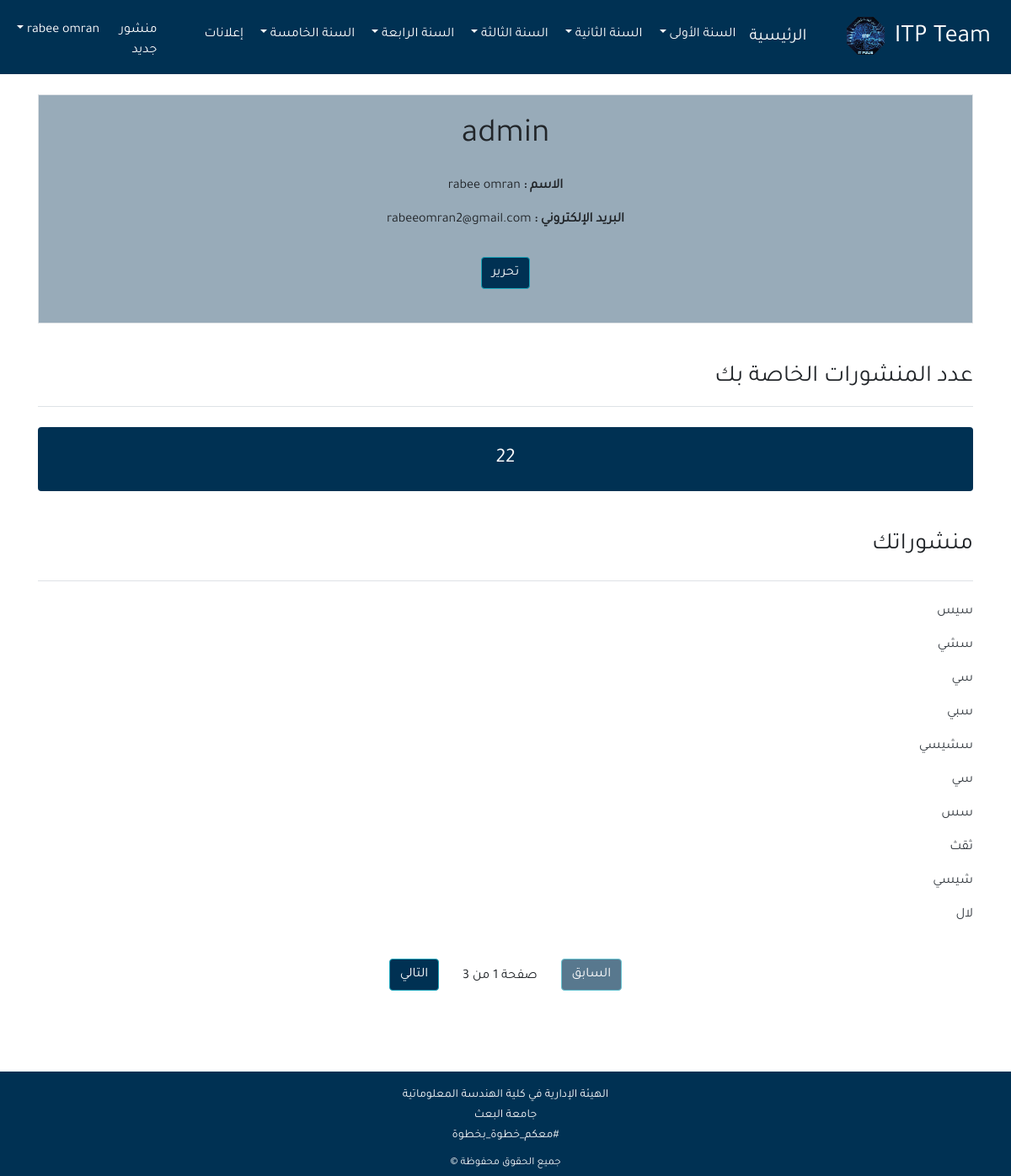
/profile/ (signed in), run on the app's committed database.
### app/models.py (models this page shows, shortened)
class Post(models.Model):
    owner = models.ForeignKey(User, related_name='post_owner', on_delete=models.CASCADE,)
    subject = models.ForeignKey(Subject, related_name='subject_c', on_delete=models.CASCADE,)
    content = models.CharField(max_length=150)
    url = models.URLField()
    subject_type = models.CharField(max_length=15, choices=SUBJECT_TYPE)
    post_type = models.CharField(max_length=15, choices=POST_TYPE)
    updated_at = models.DateTimeField(auto_now=True)
    created_at = models.DateTimeField(auto_now_add=True)
    class Meta:
        ordering = ('-created_at',)

### app/views.py (the view)
# urls.py: path('profile/', views.profile, name="profile"),
@login_required(login_url='login')
def profile(request):
    posts = Post.objects.filter(owner=request.user)
    post_list = Post.objects.filter(owner=request.user)
    paginator = Paginator(post_list, 10)
    page = request.GET.get('page')
    num =  Post.objects.filter(owner=request.user).count()
    try:
        post_list = paginator.page(page)
    except PageNotAnInteger:
        post_list = paginator.page(1)
    except EmptyPage:
        post_list = paginator.page(paginator.num_pages)
    return render(request, 'profile.html', {
        "title": "الملف الشخصي",
        "posts": posts,
        'page': page,
        'num': num,
        'post_list': post_list,
    })

### app/templatetags/post_tag.py (called while the page is built)
@register.inclusion_tag('dropdown.html')
def dropdown():
      year_1 = Subject.objects.filter(year_num__year=1,session=SESSION_NUM1)
      year_2 = Subject.objects.filter(year_num__year=2 ,session=SESSION_NUM1)
      year_3 = Subject.objects.filter(year_num__year=3,session=SESSION_NUM1)
      year_4 = Subject.objects.filter(year_num__year=4,session=SESSION_NUM1)
      year_5 = Subject.objects.filter(year_num__year=5,session=SESSION_NUM1)
      context = {
        'year_1':year_1,
         'year_2':year_2,
          'year_3':year_3,
          'year_4':year_4,
           'year_5':year_5
          }
      return context

### app/templates/profile.html (shortened to what this page needs)
{% extends 'base.html'%}
 {%block content%}
 <div class="col-md-12 mt-5">
<div class="border p-4 mb-5  "  style="background-color: #00305367;">
<div class="row">
    <div class="col-md-12  text-center">
        <h1 class="mb-4">{{user.username}}</h2>
        <P class ="font-weight-bold">الاسم : <SPAN class ="font-weight-normal">{{user.first_name}} {{user.last_name}}</SPAN></P>
        <P class ="font-weight-bold">البريد الإلكتروني : <SPAN class ="font-weight-normal">{{user.email}}</SPAN></P>
    </div>
    <div class="col-md-12 mx-auto text-center">
        <div class="mt-3">
            <a class ="btn btn-info  mb-3"  style="background-color: #003153;" href="{% url 'profile_update' %}">  تحرير</a>
        </div>
       </div>
</div>
</div>
<div class="row mb-5">
    <div class="col-md">
    <h3 class="border-bottom  pb-3 mb-4"  >عدد المنشورات الخاصة بك </h3>
        <h4 class=" rounded  text-center p-4 text-light"  style="background-color: #003153;">
            {{num}}
 <h3 class="border-bottom  mb-4 pb-4 pb-3 mt-5">منشوراتك</h3>
        {% for post in post_list %}
   <ul class="p-0">
            <a  style=" text-decoration: none;" href="{% url 'subject_page' post.subject.id %}" class="text-dark">
                {% if post.content|length > 40%}
    {{post.content|slice:'40'}}.....
    {% else %}
    {{post.content}}
  </a>
        </ul>
{% endif %}
      {% endfor %}
{% include 'pagination.html' with page=post_list %}
</div>
</div>
     {%endblock%}

### app/templates/base.html (shortened to what this page needs)
{%load static%}
{%load post_tag%}
{% load bootstrap4 %}
<!DOCTYPE html>
<html lang="ar">
<head>
    <link rel="stylesheet" href="{% static 'css/bootstrap.min.css' %}">
    <link rel="stylesheet" href="{% static 'css/main.css' %}">
</head>
<body>
<header>
    <nav class=" navbar  navbar-expand-lg navbar-dark  fixed-top" style="background-color: #003153;" >
 <a class="navbar-brand mr-2 "   style=" font-size:30px;" href="{% url 'home' %}">ITP Team
     <img class="rounded mr-1" src="{% static 'images/logo.png' %}" width="45px" alt="Tgrebte" >
    </a>
  <div class="collapse navbar-collapse" id="navbarSupportedContent">
    <ul class="navbar-nav ">
      <li class="nav-item active">
        <a class="nav-link" href="{% url 'home' %}" style="font-size: 20px;">الرئيسية <span class="sr-only">(current)</span></a>
      </li>
      {% dropdown %}
      <li class="nav-item active">
        <a class="nav-link" href="{% url 'advertising' %}">إعلانات <span class="sr-only">(current)</span></a>
      </li>
    </ul>
     {% if user.is_authenticated %}
                <ul class="navbar-nav mr-auto">
                  <a class=" pt-3 nav-link active " href="{% url 'add_post' %}">منشور جديد</a>
                <li>
                  <div class="dropdown nav-link active">
                    <a href="#" class=" nav-link dropdown-toggle" data-toggle="dropdown">
                      {{request.user.first_name}}  {{request.user.last_name}}
                    </a>
                </li>
                </ul>
                {% else %}
                <ul class="navbar-nav mr-auto">
                    <li class="nav-item"><a class="nav-link" href="{% url 'login' %}">خاص بالفريق</a></li>
                </ul>
                {% endif %}
  </div>
</nav>
</header>
<section>
   <div class="container pt-3">
        <div class="row mt-5 ">
  {% block content %}
     {% endblock content %}
    </div>
        </div>
   </div>
</section>
<footer  style="background-color: #003153;">
    <div class="container-fluid">
         <div class="row">
           <div class="col-md ">
              <div class="col mx-auto">
         <div class="ol-md text-center pt-3">
          <small class="text-light " style="font-size: 14px;">
            الهيئة الإدارية في كلية الهندسة المعلوماتية   </small><br>
          <small class="text-light " style="font-size: 14px;">     جامعة البعث   </small><br>
          <small class="text-light " style="font-size: 14px;">     #معكم_خطوة_بخطوة   </small>
         </div>
         </div>
         <div class="col mx-auto">
          <div class="col-md text-center pt-1">
        </div>     </div>
    <div class="col mx-auto">
         <div class="col-md text-center p-1">
              <small class="text-light">جميع الحقوق محفوظة &copy;</small>
         </div>
    </div>
    </div>
</footer>
</body>
</html>

### static/css/main.css (style rules this page uses)
body { font-family : 'Tajawal',sans-serif; }
html, body { direction : rtl; text-align : right; }

### app/templates/base.html (style rules this page uses)
.navbar-brand , .navbar-li { transition:0.5s; display: block; }

### data on the page
Post: content "سيس"
Post: content "سشي"
Post: content "سي"
Post: content "سبي"
Post: content "سشيسي"
Post: content "سي"
Post: content "سس"
Post: content "ثقث"
Post: content "شيسي"
Post: content "لال"

### other printed values
{{ request.user.first_name }} "rabee"
{{ user.username }} "admin"
{{ user.first_name }} "rabee"
{{ user.last_name }} "omran"
{{ user.email }} "rabeeomran2@gmail.com"
{{ num }} "22"
{{ page.paginator.num_pages }} "3"
